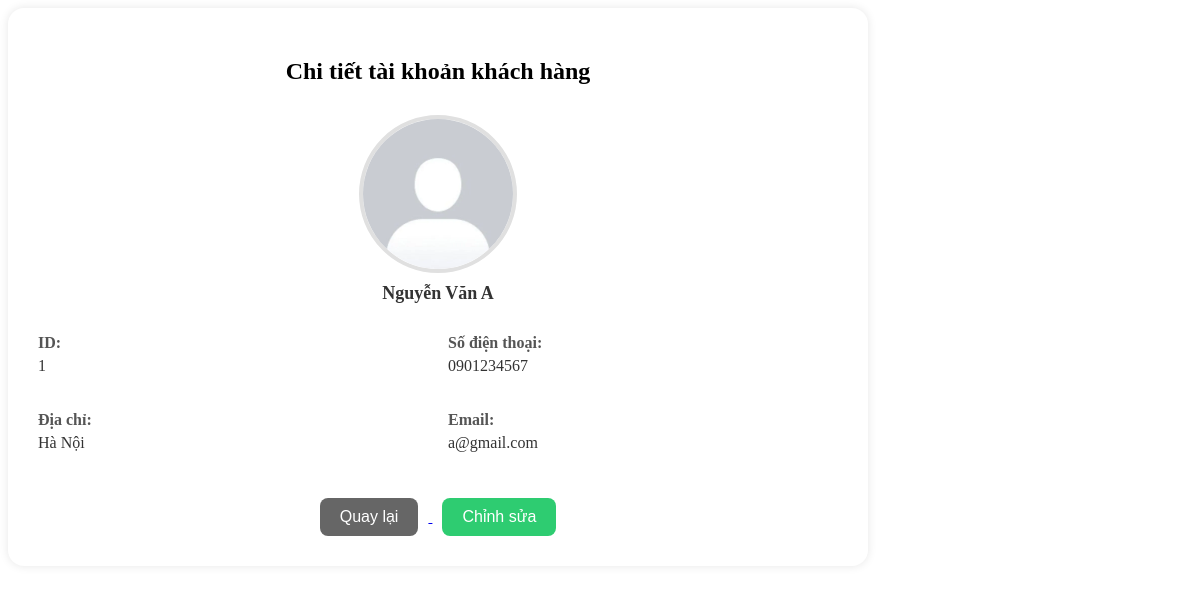
Page /Xmobile-master/admins/admincp/account_customers/account_customer_detail.php?id=1 on the committed database.
### tables this page shows
CREATE TABLE `customers` (
  `Id` int(11) NOT NULL,
  `Name` varchar(255) NOT NULL,
  `Phone` varchar(20) DEFAULT NULL,
  `Address` text DEFAULT NULL,
  `Email` varchar(255) NOT NULL,
  `Password` varchar(255) NOT NULL,
  `Images` varchar(255) DEFAULT NULL
);

### Xmobile-master/admins/admincp/account_customers/account_customer_detail.php (the view, shortened to what this page needs)
 <link rel="stylesheet" href="css/style_customers.css">
<?php
        $id = $_GET['id'];
        include_once "../../Connection/open.php";
        $sql = "SELECT * FROM customers WHERE Id = '$id'";
        $result = mysqli_query($connection, $sql);
    ?>
    <div class="container">
        <h2 class="title">Chi tiết tài khoản khách hàng</h2>
        <?php
            foreach ($result as $customer) {
        ?>
            <div class="avatar">
                <?php
                    if($customer["Images"] == NULL){
                ?>
                    <img src="../../customers/images/header/avatar.webp">
                <?php } else { ?>
                    <img src="images/<?php echo $customer['Images']; ?>">
                <?php } ?>
                <p class="name"><?php echo $customer['Name']; ?></p>
            </div>
            <div class="info-grid">
                <div class="info-item">
                    <label>ID:</label>
                    <p><?php echo $customer['Id']; ?></p>
                </div>
                <div class="info-item">
                    <label>Số điện thoại:</label>
                    <p><?php echo $customer['Phone']; ?></p>
                </div>
                <div class="info-item">
                    <label>Địa chỉ:</label>
                    <p><?php echo $customer['Address']; ?></p>
                </div>
                <div class="info-item">
                    <label>Email:</label>
                    <p><?php echo $customer['Email']; ?></p>
                </div>
            </div>
            <div class="actions">
                <a href="index.php?action=quanlytaikhoankhachhang">
                    <button class="btn back">Quay lại</button>
                </a>
                <a href="index.php?action=suataikhoankhachhang&id=<?php echo $customer['Id']; ?>">
                    <button class="btn edit">Chỉnh sửa</button>
                </a>
            </div>
        <?php
            }
        ?>
    </div>

### Xmobile-master/admins/admincp/css/style_customers.css (style rules this page uses)
.container { background: #fff; padding: 30px; border-radius: 16px; max-width: 800px; width: 100%; box-shadow: 0 0 10px rgba(0, 0, 0, 0.1); }
.title { text-align: center; font-size: 24px; font-weight: bold; margin-bottom: 30px; }
.avatar { text-align: center; margin-bottom: 30px; }
.avatar img { width: 150px; height: 150px; border-radius: 50%; object-fit: cover; border: 4px solid #e0e0e0; }
.name { font-size: 18px; font-weight: bold; margin-top: 10px; color: #333; }
.info-grid { display: grid; grid-template-columns: 1fr 1fr; gap: 20px; margin-bottom: 30px; }
.info-item label { font-weight: bold; color: #555; }
.info-item p { margin-top: 5px; color: #333; }
.actions { text-align: center; }
.btn { padding: 10px 20px; font-size: 16px; margin: 0 10px; border: none; border-radius: 8px; cursor: pointer; transition: 0.3s; }
.btn.back { background-color: #666; color: white; }
.btn.edit { background-color: #2ecc71; color: white; }

### rows in the picture
customers: Name "Nguyễn Văn A", Id "1", Phone "0901234567", Address "Hà Nội", Email "a@gmail.com"
